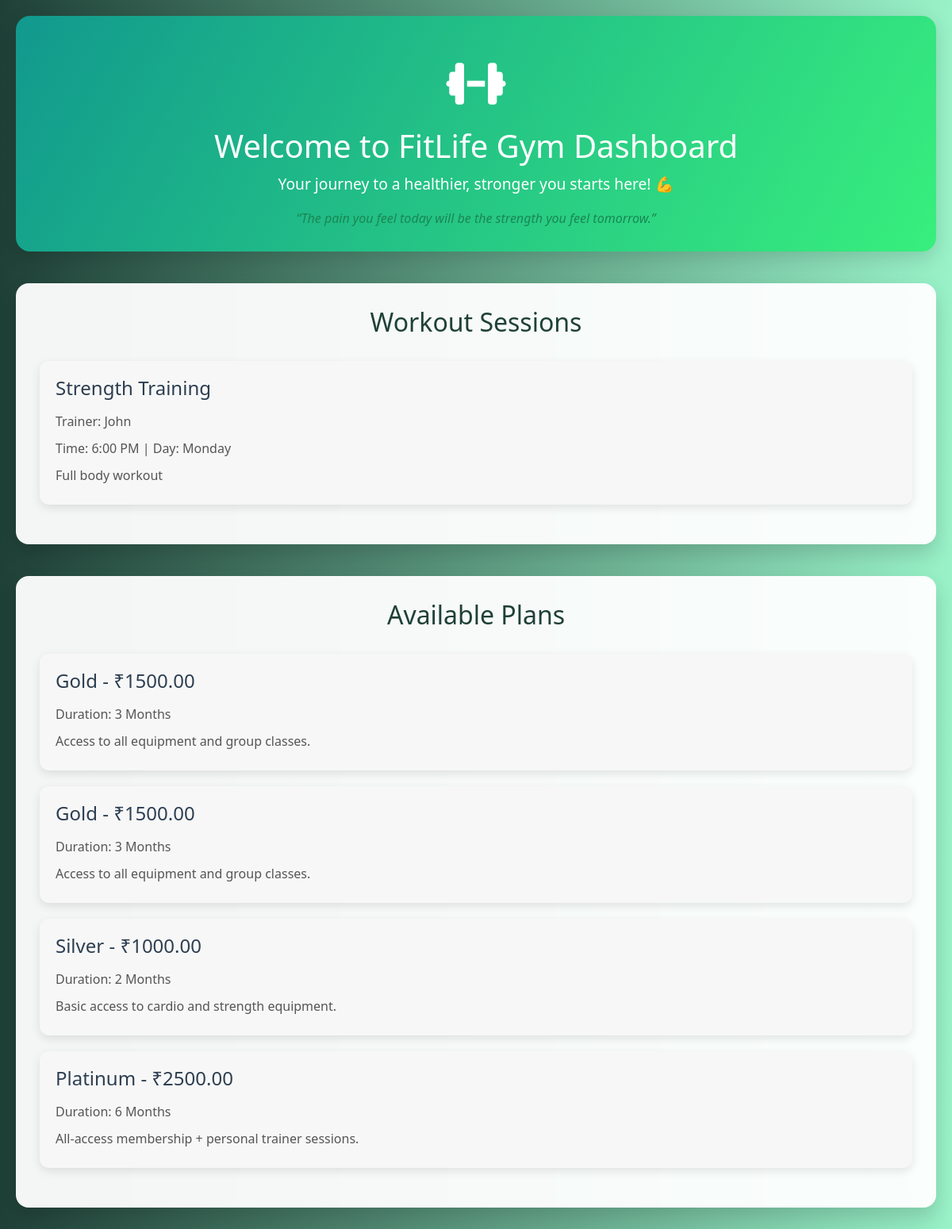
Screenshot of /dashboard/ (signed in) with the database file from the repository.
### my_app/models.py (models this page shows, shortened)
class Workout(models.Model):
    name = models.CharField(max_length=100)
    trainer = models.CharField(max_length=100)
    time = models.CharField(max_length=20)
    day = models.CharField(max_length=20)
    description = models.TextField()

class Plan(models.Model):
    name = models.CharField(max_length=100)
    price = models.DecimalField(max_digits=8, decimal_places=2)
    duration = models.CharField(max_length=50)
    description = models.TextField()

### my_app/views.py (the view)
# urls.py: path('dashboard/', dashboard_view, name='dashboard'),
@login_required
def dashboard_view(request):
    plans = Plan.objects.all()
    workouts = Workout.objects.all()
    return render(request, 'my_app/dashboard.html', {
        'plans': plans,
        'workouts': workouts
    })

### my_app/templates/my_app/dashboard.html (shortened to what this page needs)
<!DOCTYPE html>
<html lang="en">
<head>
    <link href="https://cdn.jsdelivr.net/npm/bootstrap@5.3.3/dist/css/bootstrap.min.css" rel="stylesheet">
    <link rel="stylesheet" href="https://cdnjs.cloudflare.com/ajax/libs/font-awesome/6.5.0/css/all.min.css">
</head>
<body>
    <div class="hero">
        <div class="gym-icon"><i class="fas fa-dumbbell"></i></div>
        <h1>Welcome to FitLife Gym Dashboard</h1>
        <p>Your journey to a healthier, stronger you starts here! 💪</p>
        <div class="quote mt-3">“The pain you feel today will be the strength you feel tomorrow.”</div>
    </div>
    <div class="section">
        <h2>Workout Sessions</h2>
        {% for workout in workouts %}
            <div class="card">
                <h3>{{ workout.name }}</h3>
                <p>Trainer: {{ workout.trainer }}</p>
                <p>Time: {{ workout.time }} | Day: {{ workout.day }}</p>
                <p>{{ workout.description }}</p>
            </div>
        {% empty %}
            <p>No workout sessions scheduled.</p>
        {% endfor %}
    </div>
    <div class="section">
        <h2>Available Plans</h2>
        {% for plan in plans %}
            <div class="card">
                <h3>{{ plan.name }} - ₹{{ plan.price }}</h3>
                <p>Duration: {{ plan.duration }}</p>
                <p>{{ plan.description }}</p>
            </div>
        {% empty %}
            <p>No plans available.</p>
        {% endfor %}
    </div>
</body>
</html>

### my_app/templates/my_app/dashboard.html (style rules this page uses)
body { font-family: 'Segoe UI', Tahoma, Geneva, Verdana, sans-serif; background: linear-gradient(to right, #1f4037, #99f2c8); color: #333; margin: 0; padding: 20px; }
.hero { background: linear-gradient(120deg, #11998e, #38ef7d); color: #fff; padding: 40px 20px 30px 20px; border-radius: 18px; text-align: center; margin-bottom: 40px; box-shadow: 0 8px 24px rgba(0,0,0,0.13); }
.hero .gym-icon { font-size: 60px; margin-bottom: 10px; }
.hero h1 { font-size: 2.5rem; margin-bottom: 10px; }
.hero p { font-size: 1.2rem; margin-bottom: 0; }
h2 { text-align: center; color: #1f4037; margin-bottom: 30px; }
.section { background: rgba(255, 255, 255, 0.95); padding: 30px; border-radius: 16px; margin-bottom: 40px; box-shadow: 0 12px 24px rgba(0, 0, 0, 0.15); }
.card { border: none; background: #f7f7f7; padding: 20px; margin-bottom: 20px; border-radius: 12px; box-shadow: 0 4px 12px rgba(0, 0, 0, 0.1); transition: transform 0.3s, box-shadow 0.3s; }
.card h3 { color: #2c3e50; font-size: 1.5rem; margin-bottom: 10px; }
.card p { font-size: 1rem; color: #555; margin: 5px 0; }
.quote { font-style: italic; color: #198754; margin-top: 10px; }

### rows the page displays
Workout: name "Strength Training", trainer "John", time "6:00 PM", day "Monday", description "Full body workout"
Plan: name "Gold", price "1500.00", duration "3 Months", description "Access to all equipment and group classes."
Plan: name "Gold", price "1500.00", duration "3 Months", description "Access to all equipment and group classes."
Plan: name "Silver", price "1000.00", duration "2 Months", description "Basic access to cardio and strength equipment."
Plan: name "Platinum", price "2500.00", duration "6 Months", description "All-access membership + personal trainer sessions."
